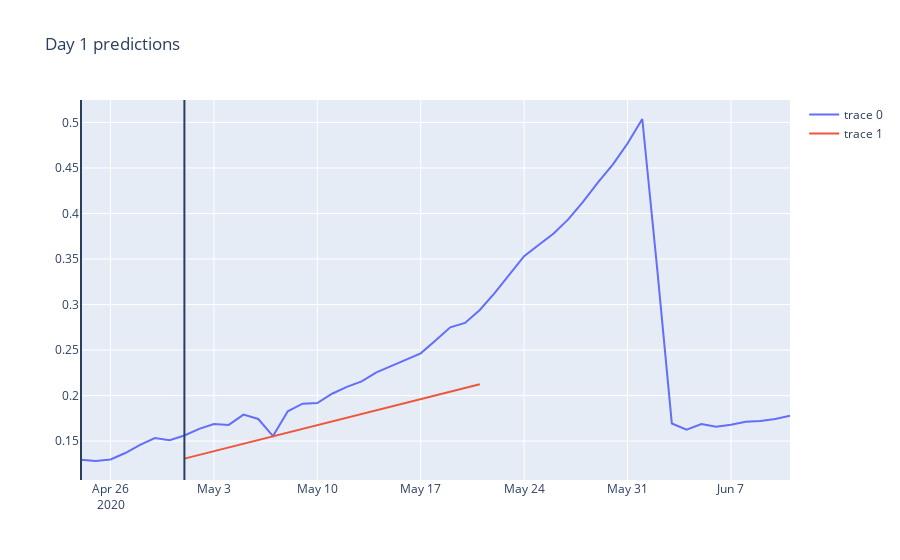

This figure's notebook cell:
### Code cell
weir = "211L_211K"
plot_graphs('2020-5-1','2020-5-20',weir, data_path)
